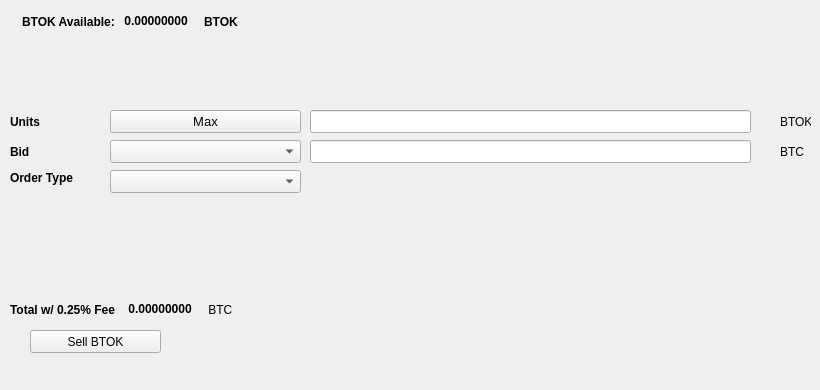
   <widget class="QWidget" name="SellTab">
    <attribute name="title">
     <string>Sell</string>
    </attribute>
    <widget class="QLabel" name="label_16">
     <property name="geometry">
      <rect>
       <x>780</x>
       <y>140</y>
       <width>31</width>
       <height>23</height>
      </rect>
     </property>
     <property name="text">
      <string>BTC</string>
     </property>
    </widget>
    <widget class="QComboBox" name="SellBidcomboBox">
     <property name="geometry">
      <rect>
       <x>110</x>
       <y>140</y>
       <width>191</width>
       <height>23</height>
      </rect>
     </property>
     <property name="font">
      <font>
       <pointsize>10</pointsize>
      </font>
     </property>
    </widget>
    <widget class="QLabel" name="label_18">
     <property name="geometry">
      <rect>
       <x>10</x>
       <y>110</y>
       <width>46</width>
       <height>23</height>
      </rect>
     </property>
     <property name="font">
      <font>
       <weight>75</weight>
       <bold>true</bold>
      </font>
     </property>
     <property name="text">
      <string>Units</string>
     </property>
    </widget>
    <widget class="QPushButton" name="Sell_Max_Amount">
     <property name="geometry">
      <rect>
       <x>110</x>
       <y>110</y>
       <width>191</width>
       <height>23</height>
      </rect>
     </property>
     <property name="font">
      <font>
       <pointsize>10</pointsize>
      </font>
     </property>
     <property name="text">
      <string>Max</string>
     </property>
    </widget>
    <widget class="QLabel" name="label_20">
     <property name="geometry">
      <rect>
       <x>10</x>
       <y>170</y>
       <width>91</width>
       <height>16</height>
      </rect>
     </property>
     <property name="font">
      <font>
       <weight>75</weight>
       <bold>true</bold>
      </font>
     </property>
     <property name="text">
      <string>Order Type</string>
     </property>
    </widget>
    <widget class="QComboBox" name="SellOrdertypeCombo">
     <property name="geometry">
      <rect>
       <x>110</x>
       <y>170</y>
       <width>191</width>
       <height>23</height>
      </rect>
     </property>
     <property name="font">
      <font>
       <pointsize>10</pointsize>
      </font>
     </property>
    </widget>
    <widget class="QLabel" name="label_21">
     <property name="geometry">
      <rect>
       <x>10</x>
       <y>140</y>
       <width>46</width>
       <height>23</height>
      </rect>
     </property>
     <property name="font">
      <font>
       <weight>75</weight>
       <bold>true</bold>
      </font>
     </property>
     <property name="text">
      <string>Bid</string>
     </property>
    </widget>
    <widget class="QLabel" name="label_22">
     <property name="geometry">
      <rect>
       <x>780</x>
       <y>110</y>
       <width>31</width>
       <height>23</height>
      </rect>
     </property>
     <property name="text">
      <string>BTOK</string>
     </property>
    </widget>
    <widget class="QLineEdit" name="UnitsInputABET">
     <property name="geometry">
      <rect>
       <x>310</x>
       <y>110</y>
       <width>441</width>
       <height>23</height>
      </rect>
     </property>
     <property name="font">
      <font>
       <pointsize>9</pointsize>
       <weight>75</weight>
       <bold>true</bold>
      </font>
     </property>
    </widget>
    <widget class="QLineEdit" name="SellBidPriceEdit">
     <property name="geometry">
      <rect>
       <x>310</x>
       <y>140</y>
       <width>441</width>
       <height>23</height>
      </rect>
     </property>
     <property name="font">
      <font>
       <pointsize>9</pointsize>
       <weight>75</weight>
       <bold>true</bold>
      </font>
     </property>
    </widget>
    <widget class="QPushButton" name="SellABETBTN">
     <property name="geometry">
      <rect>
       <x>30</x>
       <y>330</y>
       <width>131</width>
       <height>23</height>
      </rect>
     </property>
     <property name="text">
      <string>Sell BTOK</string>
     </property>
     <property name="icon">
      <iconset resource="../beetok">
       <normaloff>:/icons/bitcoin</normaloff>:/icons/bitcoin</iconset>
     </property>
    </widget>
    <widget class="QWidget" name="layoutWidget3">
     <property name="geometry">
      <rect>
       <x>22</x>
       <y>12</y>
       <width>258</width>
       <height>19</height>
      </rect>
     </property>
     <layout class="QHBoxLayout" name="horizontalLayout">
      <item>
       <widget class="QLabel" name="label232_2">
        <property name="font">
         <font>
          <weight>75</weight>
          <bold>true</bold>
         </font>
        </property>
        <property name="text">
         <string>BTOK Available:</string>
        </property>
       </widget>
      </item>
      <item>
       <widget class="QLabel" name="ABETAvailableLabel">
        <property name="palette">
         <palette>
          <active>
           <colorrole role="WindowText">
            <brush brushstyle="SolidPattern">
             <color alpha="255">
              <red>0</red>
              <green>0</green>
              <blue>0</blue>
             </color>
            </brush>
           </colorrole>
           <colorrole role="Button">
            <brush brushstyle="SolidPattern">
             <color alpha="255">
              <red>0</red>
              <green>170</green>
              <blue>0</blue>
             </color>
            </brush>
           </colorrole>
           <colorrole role="Light">
            <brush brushstyle="SolidPattern">
             <color alpha="255">
              <red>0</red>
              <green>255</green>
              <blue>0</blue>
             </color>
            </brush>
           </colorrole>
           <colorrole role="Midlight">
            <brush brushstyle="SolidPattern">
             <color alpha="255">
              <red>0</red>
              <green>212</green>
              <blue>0</blue>
             </color>
            </brush>
           </colorrole>
           <colorrole role="Dark">
            <brush brushstyle="SolidPattern">
             <color alpha="255">
              <red>0</red>
              <green>85</green>
              <blue>0</blue>
             </color>
            </brush>
           </colorrole>
           <colorrole role="Mid">
            <brush brushstyle="SolidPattern">
             <color alpha="255">
              <red>0</red>
              <green>113</green>
              <blue>0</blue>
             </color>
            </brush>
           </colorrole>
           <colorrole role="Text">
            <brush brushstyle="SolidPattern">
             <color alpha="255">
              <red>0</red>
              <green>170</green>
              <blue>0</blue>
             </color>
            </brush>
           </colorrole>
           <colorrole role="BrightText">
            <brush brushstyle="SolidPattern">
             <color alpha="255">
              <red>255</red>
              <green>255</green>
              <blue>255</blue>
             </color>
            </brush>
           </colorrole>
           <colorrole role="ButtonText">
            <brush brushstyle="SolidPattern">
             <color alpha="255">
              <red>0</red>
              <green>0</green>
              <blue>0</blue>
             </color>
            </brush>
           </colorrole>
           <colorrole role="Base">
            <brush brushstyle="SolidPattern">
             <color alpha="255">
              <red>255</red>
              <green>255</green>
              <blue>255</blue>
             </color>
            </brush>
           </colorrole>
           <colorrole role="Window">
            <brush brushstyle="SolidPattern">
             <color alpha="255">
              <red>0</red>
              <green>170</green>
              <blue>0</blue>
             </color>
            </brush>
           </colorrole>
           <colorrole role="Shadow">
            <brush brushstyle="SolidPattern">
             <color alpha="255">
              <red>0</red>
              <green>0</green>
              <blue>0</blue>
             </color>
            </brush>
           </colorrole>
           <colorrole role="AlternateBase">
            <brush brushstyle="SolidPattern">
             <color alpha="255">
              <red>127</red>
              <green>212</green>
              <blue>127</blue>
             </color>
            </brush>
           </colorrole>
           <colorrole role="ToolTipBase">
            <brush brushstyle="SolidPattern">
             <color alpha="255">
              <red>255</red>
              <green>255</green>
              <blue>220</blue>
             </color>
            </brush>
           </colorrole>
           <colorrole role="ToolTipText">
            <brush brushstyle="SolidPattern">
             <color alpha="255">
              <red>0</red>
              <green>0</green>
              <blue>0</blue>
             </color>
            </brush>
           </colorrole>
          </active>
          <inactive>
           <colorrole role="WindowText">
            <brush brushstyle="SolidPattern">
             <color alpha="255">
              <red>0</red>
              <green>0</green>
              <blue>0</blue>
             </color>
            </brush>
           </colorrole>
           <colorrole role="Button">
            <brush brushstyle="SolidPattern">
             <color alpha="255">
              <red>0</red>
              <green>170</green>
              <blue>0</blue>
             </color>
            </brush>
           </colorrole>
           <colorrole role="Light">
            <brush brushstyle="SolidPattern">
             <color alpha="255">
              <red>0</red>
              <green>255</green>
              <blue>0</blue>
             </color>
            </brush>
           </colorrole>
           <colorrole role="Midlight">
            <brush brushstyle="SolidPattern">
             <color alpha="255">
              <red>0</red>
              <green>212</green>
              <blue>0</blue>
             </color>
            </brush>
           </colorrole>
           <colorrole role="Dark">
            <brush brushstyle="SolidPattern">
             <color alpha="255">
              <red>0</red>
              <green>85</green>
              <blue>0</blue>
             </color>
            </brush>
           </colorrole>
           <colorrole role="Mid">
            <brush brushstyle="SolidPattern">
             <color alpha="255">
              <red>0</red>
              <green>113</green>
              <blue>0</blue>
             </color>
            </brush>
           </colorrole>
           <colorrole role="Text">
            <brush brushstyle="SolidPattern">
             <color alpha="255">
              <red>0</red>
              <green>170</green>
              <blue>0</blue>
             </color>
            </brush>
           </colorrole>
           <colorrole role="BrightText">
            <brush brushstyle="SolidPattern">
             <color alpha="255">
              <red>255</red>
              <green>255</green>
              <blue>255</blue>
             </color>
            </brush>
           </colorrole>
           <colorrole role="ButtonText">
            <brush brushstyle="SolidPattern">
             <color alpha="255">
              <red>0</red>
              <green>0</green>
              <blue>0</blue>
             </color>
            </brush>
           </colorrole>
           <colorrole role="Base">
            <brush brushstyle="SolidPattern">
             <color alpha="255">
              <red>255</red>
              <green>255</green>
              <blue>255</blue>
             </color>
            </brush>
           </colorrole>
           <colorrole role="Window">
            <brush brushstyle="SolidPattern">
             <color alpha="255">
              <red>0</red>
              <green>170</green>
              <blue>0</blue>
             </color>
            </brush>
           </colorrole>
           <colorrole role="Shadow">
            <brush brushstyle="SolidPattern">
             <color alpha="255">
              <red>0</red>
              <green>0</green>
              <blue>0</blue>
             </color>
            </brush>
           </colorrole>
           <colorrole role="AlternateBase">
            <brush brushstyle="SolidPattern">
             <color alpha="255">
              <red>127</red>
              <green>212</green>
              <blue>127</blue>
             </color>
            </brush>
           </colorrole>
           <colorrole role="ToolTipBase">
            <brush brushstyle="SolidPattern">
             <color alpha="255">
              <red>255</red>
              <green>255</green>
              <blue>220</blue>
             </color>
            </brush>
           </colorrole>
           <colorrole role="ToolTipText">
            <brush brushstyle="SolidPattern">
             <color alpha="255">
              <red>0</red>
              <green>0</green>
              <blue>0</blue>
             </color>
            </brush>
           </colorrole>
          </inactive>
          <disabled>
           <colorrole role="WindowText">
            <brush brushstyle="SolidPattern">
             <color alpha="255">
              <red>0</red>
              <green>85</green>
              <blue>0</blue>
             </color>
            </brush>
           </colorrole>
           <colorrole role="Button">
            <brush brushstyle="SolidPattern">
             <color alpha="255">
              <red>0</red>
              <green>170</green>
              <blue>0</blue>
             </color>
            </brush>
           </colorrole>
           <colorrole role="Light">
            <brush brushstyle="SolidPattern">
             <color alpha="255">
              <red>0</red>
              <green>255</green>
              <blue>0</blue>
             </color>
            </brush>
           </colorrole>
           <colorrole role="Midlight">
            <brush brushstyle="SolidPattern">
             <color alpha="255">
              <red>0</red>
              <green>212</green>
              <blue>0</blue>
             </color>
            </brush>
           </colorrole>
           <colorrole role="Dark">
            <brush brushstyle="SolidPattern">
             <color alpha="255">
              <red>0</red>
              <green>85</green>
              <blue>0</blue>
             </color>
            </brush>
           </colorrole>
           <colorrole role="Mid">
            <brush brushstyle="SolidPattern">
             <color alpha="255">
              <red>0</red>
              <green>113</green>
              <blue>0</blue>
             </color>
            </brush>
           </colorrole>
           <colorrole role="Text">
            <brush brushstyle="SolidPattern">
             <color alpha="255">
              <red>0</red>
              <green>85</green>
              <blue>0</blue>
             </color>
            </brush>
           </colorrole>
           <colorrole role="BrightText">
            <brush brushstyle="SolidPattern">
             <color alpha="255">
              <red>255</red>
              <green>255</green>
              <blue>255</blue>
             </color>
            </brush>
           </colorrole>
           <colorrole role="ButtonText">
            <brush brushstyle="SolidPattern">
             <color alpha="255">
              <red>0</red>
              <green>85</green>
              <blue>0</blue>
             </color>
            </brush>
           </colorrole>
           <colorrole role="Base">
            <brush brushstyle="SolidPattern">
             <color alpha="255">
              <red>0</red>
              <green>170</green>
              <blue>0</blue>
             </color>
            </brush>
           </colorrole>
           <colorrole role="Window">
            <brush brushstyle="SolidPattern">
             <color alpha="255">
              <red>0</red>
              <green>170</green>
              <blue>0</blue>
             </color>
            </brush>
           </colorrole>
           <colorrole role="Shadow">
            <brush brushstyle="SolidPattern">
             <color alpha="255">
              <red>0</red>
              <green>0</green>
              <blue>0</blue>
             </color>
            </brush>
           </colorrole>
           <colorrole role="AlternateBase">
            <brush brushstyle="SolidPattern">
             <color alpha="255">
              <red>0</red>
              <green>170</green>
              <blue>0</blue>
             </color>
            </brush>
           </colorrole>
           <colorrole role="ToolTipBase">
            <brush brushstyle="SolidPattern">
             <color alpha="255">
              <red>255</red>
              <green>255</green>
              <blue>220</blue>
             </color>
            </brush>
           </colorrole>
           <colorrole role="ToolTipText">
            <brush brushstyle="SolidPattern">
             <color alpha="255">
              <red>0</red>
              <green>0</green>
              <blue>0</blue>
             </color>
            </brush>
           </colorrole>
          </disabled>
         </palette>
        </property>
        <property name="font">
         <font>
          <weight>75</weight>
          <bold>true</bold>
         </font>
        </property>
        <property name="text">
         <string> 0.00000000 </string>
        </property>
        <property name="textInteractionFlags">
         <set>Qt::LinksAccessibleByMouse|Qt::TextSelectableByKeyboard|Qt::TextSelectableByMouse</set>
        </property>
       </widget>
      </item>
      <item>
       <widget class="QLabel" name="labelABET">
        <property name="font">
         <font>
          <weight>75</weight>
          <bold>true</bold>
         </font>
        </property>
        <property name="text">
         <string>BTOK</string>
        </property>
       </widget>
      </item>
     </layout>
    </widget>
    <widget class="QWidget" name="layoutWidget">
     <property name="geometry">
      <rect>
       <x>10</x>
       <y>300</y>
       <width>268</width>
       <height>19</height>
      </rect>
     </property>
     <layout class="QHBoxLayout" name="horizontalLayout_2">
      <item>
       <widget class="QLabel" name="label_19">
        <property name="font">
         <font>
          <weight>75</weight>
          <bold>true</bold>
         </font>
        </property>
        <property name="text">
         <string>Total w/ 0.25% Fee </string>
        </property>
       </widget>
      </item>
      <item>
       <widget class="QLabel" name="SellCostLabel">
        <property name="palette">
         <palette>
          <active>
           <colorrole role="WindowText">
            <brush brushstyle="SolidPattern">
             <color alpha="255">
              <red>0</red>
              <green>0</green>
              <blue>0</blue>
             </color>
            </brush>
           </colorrole>
           <colorrole role="Button">
            <brush brushstyle="SolidPattern">
             <color alpha="255">
              <red>0</red>
              <green>170</green>
              <blue>0</blue>
             </color>
            </brush>
           </colorrole>
           <colorrole role="Light">
            <brush brushstyle="SolidPattern">
             <color alpha="255">
              <red>0</red>
              <green>255</green>
              <blue>0</blue>
             </color>
            </brush>
           </colorrole>
           <colorrole role="Midlight">
            <brush brushstyle="SolidPattern">
             <color alpha="255">
              <red>0</red>
              <green>212</green>
              <blue>0</blue>
             </color>
            </brush>
           </colorrole>
           <colorrole role="Dark">
            <brush brushstyle="SolidPattern">
             <color alpha="255">
              <red>0</red>
              <green>85</green>
              <blue>0</blue>
             </color>
            </brush>
           </colorrole>
           <colorrole role="Mid">
            <brush brushstyle="SolidPattern">
             <color alpha="255">
              <red>0</red>
              <green>113</green>
              <blue>0</blue>
             </color>
            </brush>
           </colorrole>
           <colorrole role="Text">
            <brush brushstyle="SolidPattern">
             <color alpha="255">
              <red>0</red>
              <green>170</green>
              <blue>0</blue>
             </color>
            </brush>
           </colorrole>
           <colorrole role="BrightText">
            <brush brushstyle="SolidPattern">
             <color alpha="255">
              <red>255</red>
              <green>255</green>
              <blue>255</blue>
             </color>
            </brush>
           </colorrole>
           <colorrole role="ButtonText">
            <brush brushstyle="SolidPattern">
             <color alpha="255">
              <red>0</red>
              <green>0</green>
              <blue>0</blue>
             </color>
            </brush>
           </colorrole>
           <colorrole role="Base">
            <brush brushstyle="SolidPattern">
             <color alpha="255">
              <red>255</red>
              <green>255</green>
              <blue>255</blue>
             </color>
            </brush>
           </colorrole>
           <colorrole role="Window">
            <brush brushstyle="SolidPattern">
             <color alpha="255">
              <red>0</red>
              <green>170</green>
              <blue>0</blue>
             </color>
            </brush>
           </colorrole>
           <colorrole role="Shadow">
            <brush brushstyle="SolidPattern">
             <color alpha="255">
              <red>0</red>
              <green>0</green>
              <blue>0</blue>
             </color>
            </brush>
           </colorrole>
           <colorrole role="AlternateBase">
            <brush brushstyle="SolidPattern">
             <color alpha="255">
              <red>127</red>
              <green>212</green>
              <blue>127</blue>
             </color>
            </brush>
           </colorrole>
           <colorrole role="ToolTipBase">
            <brush brushstyle="SolidPattern">
             <color alpha="255">
              <red>255</red>
              <green>255</green>
              <blue>220</blue>
             </color>
            </brush>
           </colorrole>
           <colorrole role="ToolTipText">
            <brush brushstyle="SolidPattern">
             <color alpha="255">
              <red>0</red>
              <green>0</green>
              <blue>0</blue>
             </color>
            </brush>
           </colorrole>
          </active>
          <inactive>
           <colorrole role="WindowText">
            <brush brushstyle="SolidPattern">
             <color alpha="255">
              <red>0</red>
              <green>0</green>
              <blue>0</blue>
             </color>
            </brush>
           </colorrole>
           <colorrole role="Button">
            <brush brushstyle="SolidPattern">
             <color alpha="255">
              <red>0</red>
              <green>170</green>
              <blue>0</blue>
             </color>
            </brush>
           </colorrole>
           <colorrole role="Light">
            <brush brushstyle="SolidPattern">
             <color alpha="255">
              <red>0</red>
              <green>255</green>
              <blue>0</blue>
             </color>
            </brush>
           </colorrole>
           <colorrole role="Midlight">
            <brush brushstyle="SolidPattern">
             <color alpha="255">
              <red>0</red>
              <green>212</green>
              <blue>0</blue>
             </color>
            </brush>
           </colorrole>
           <colorrole role="Dark">
            <brush brushstyle="SolidPattern">
             <color alpha="255">
              <red>0</red>
              <green>85</green>
              <blue>0</blue>
             </color>
            </brush>
           </colorrole>
           <colorrole role="Mid">
            <brush brushstyle="SolidPattern">
             <color alpha="255">
              <red>0</red>
              <green>113</green>
              <blue>0</blue>
             </color>
            </brush>
           </colorrole>
           <colorrole role="Text">
            <brush brushstyle="SolidPattern">
             <color alpha="255">
              <red>0</red>
              <green>170</green>
              <blue>0</blue>
             </color>
            </brush>
           </colorrole>
           <colorrole role="BrightText">
            <brush brushstyle="SolidPattern">
             <color alpha="255">
              <red>255</red>
              <green>255</green>
              <blue>255</blue>
             </color>
            </brush>
           </colorrole>
           <colorrole role="ButtonText">
            <brush brushstyle="SolidPattern">
             <color alpha="255">
              <red>0</red>
              <green>0</green>
              <blue>0</blue>
             </color>
            </brush>
           </colorrole>
           <colorrole role="Base">
            <brush brushstyle="SolidPattern">
             <color alpha="255">
              <red>255</red>
              <green>255</green>
              <blue>255</blue>
             </color>
            </brush>
           </colorrole>
           <colorrole role="Window">
            <brush brushstyle="SolidPattern">
             <color alpha="255">
              <red>0</red>
              <green>170</green>
              <blue>0</blue>
             </color>
            </brush>
           </colorrole>
           <colorrole role="Shadow">
            <brush brushstyle="SolidPattern">
             <color alpha="255">
              <red>0</red>
              <green>0</green>
              <blue>0</blue>
             </color>
            </brush>
           </colorrole>
           <colorrole role="AlternateBase">
            <brush brushstyle="SolidPattern">
             <color alpha="255">
              <red>127</red>
              <green>212</green>
              <blue>127</blue>
             </color>
            </brush>
           </colorrole>
           <colorrole role="ToolTipBase">
            <brush brushstyle="SolidPattern">
             <color alpha="255">
              <red>255</red>
              <green>255</green>
              <blue>220</blue>
             </color>
            </brush>
           </colorrole>
           <colorrole role="ToolTipText">
            <brush brushstyle="SolidPattern">
             <color alpha="255">
              <red>0</red>
              <green>0</green>
              <blue>0</blue>
             </color>
            </brush>
           </colorrole>
          </inactive>
          <disabled>
           <colorrole role="WindowText">
            <brush brushstyle="SolidPattern">
             <color alpha="255">
              <red>0</red>
              <green>85</green>
              <blue>0</blue>
             </color>
            </brush>
           </colorrole>
           <colorrole role="Button">
            <brush brushstyle="SolidPattern">
             <color alpha="255">
              <red>0</red>
              <green>170</green>
              <blue>0</blue>
             </color>
            </brush>
           </colorrole>
           <colorrole role="Light">
            <brush brushstyle="SolidPattern">
             <color alpha="255">
              <red>0</red>
              <green>255</green>
              <blue>0</blue>
             </color>
            </brush>
           </colorrole>
           <colorrole role="Midlight">
            <brush brushstyle="SolidPattern">
             <color alpha="255">
              <red>0</red>
              <green>212</green>
              <blue>0</blue>
             </color>
            </brush>
           </colorrole>
           <colorrole role="Dark">
            <brush brushstyle="SolidPattern">
             <color alpha="255">
              <red>0</red>
              <green>85</green>
              <blue>0</blue>
             </color>
            </brush>
           </colorrole>
           <colorrole role="Mid">
            <brush brushstyle="SolidPattern">
             <color alpha="255">
              <red>0</red>
              <green>113</green>
              <blue>0</blue>
             </color>
            </brush>
           </colorrole>
           <colorrole role="Text">
            <brush brushstyle="SolidPattern">
             <color alpha="255">
              <red>0</red>
              <green>85</green>
              <blue>0</blue>
             </color>
            </brush>
           </colorrole>
           <colorrole role="BrightText">
            <brush brushstyle="SolidPattern">
             <color alpha="255">
              <red>255</red>
              <green>255</green>
              <blue>255</blue>
             </color>
            </brush>
           </colorrole>
           <colorrole role="ButtonText">
            <brush brushstyle="SolidPattern">
             <color alpha="255">
              <red>0</red>
              <green>85</green>
              <blue>0</blue>
             </color>
            </brush>
           </colorrole>
           <colorrole role="Base">
            <brush brushstyle="SolidPattern">
             <color alpha="255">
              <red>0</red>
              <green>170</green>
              <blue>0</blue>
             </color>
            </brush>
           </colorrole>
           <colorrole role="Window">
            <brush brushstyle="SolidPattern">
             <color alpha="255">
              <red>0</red>
              <green>170</green>
              <blue>0</blue>
             </color>
            </brush>
           </colorrole>
           <colorrole role="Shadow">
            <brush brushstyle="SolidPattern">
             <color alpha="255">
              <red>0</red>
              <green>0</green>
              <blue>0</blue>
             </color>
            </brush>
           </colorrole>
           <colorrole role="AlternateBase">
            <brush brushstyle="SolidPattern">
             <color alpha="255">
              <red>0</red>
              <green>170</green>
              <blue>0</blue>
             </color>
            </brush>
           </colorrole>
           <colorrole role="ToolTipBase">
            <brush brushstyle="SolidPattern">
             <color alpha="255">
              <red>255</red>
              <green>255</green>
              <blue>220</blue>
             </color>
            </brush>
           </colorrole>
           <colorrole role="ToolTipText">
            <brush brushstyle="SolidPattern">
             <color alpha="255">
              <red>0</red>
              <green>0</green>
              <blue>0</blue>
             </color>
            </brush>
           </colorrole>
          </disabled>
         </palette>
        </property>
        <property name="font">
         <font>
          <weight>75</weight>
          <bold>true</bold>
         </font>
        </property>
        <property name="autoFillBackground">
         <bool>false</bool>
        </property>
        <property name="text">
         <string> 0.00000000</string>
        </property>
        <property name="textInteractionFlags">
         <set>Qt::LinksAccessibleByMouse|Qt::TextSelectableByMouse</set>
        </property>
       </widget>
      </item>
      <item>
       <widget class="QLabel" name="label_17">
        <property name="font">
         <font>
          <weight>50</weight>
          <bold>false</bold>
         </font>
        </property>
        <property name="text">
         <string> BTC</string>
        </property>
       </widget>
      </item>
     </layout>
    </widget>
    <widget class="QLabel" name="label_23">
     <property name="geometry">
      <rect>
       <x>460</x>
       <y>300</y>
       <width>281</width>
       <height>81</height>
      </rect>
     </property>
     <property name="text">
      <string/>
     </property>
     <property name="pixmap">
      <pixmap>:/images/bittrex</pixmap>
     </property>
    </widget>
   </widget>
